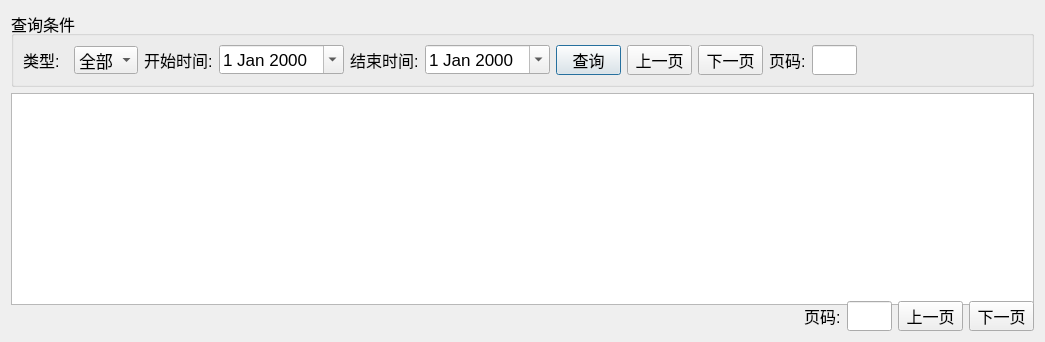
<?xml version="1.0" encoding="UTF-8"?>
<ui version="4.0">
 <class>dlgSystemRecord</class>
 <widget class="QDialog" name="dlgSystemRecord">
  <property name="geometry">
   <rect>
    <x>0</x>
    <y>0</y>
    <width>1045</width>
    <height>342</height>
   </rect>
  </property>
  <property name="sizePolicy">
   <sizepolicy hsizetype="Minimum" vsizetype="Minimum">
    <horstretch>0</horstretch>
    <verstretch>0</verstretch>
   </sizepolicy>
  </property>
  <property name="minimumSize">
   <size>
    <width>0</width>
    <height>212</height>
   </size>
  </property>
  <property name="font">
   <font>
    <pointsize>12</pointsize>
   </font>
  </property>
  <property name="windowTitle">
   <string>Dialog</string>
  </property>
  <layout class="QVBoxLayout" name="verticalLayout_2">
   <item>
    <widget class="QGroupBox" name="groupBox">
     <property name="font">
      <font>
       <pointsize>12</pointsize>
      </font>
     </property>
     <property name="title">
      <string>查询条件</string>
     </property>
     <layout class="QVBoxLayout" name="verticalLayout">
      <item>
       <layout class="QHBoxLayout" name="horizontalLayout">
        <item>
         <widget class="QLabel" name="label">
          <property name="minimumSize">
           <size>
            <width>45</width>
            <height>20</height>
           </size>
          </property>
          <property name="font">
           <font>
            <pointsize>12</pointsize>
           </font>
          </property>
          <property name="text">
           <string>类型:</string>
          </property>
         </widget>
        </item>
        <item>
         <widget class="QComboBox" name="m_WorklogType">
          <property name="minimumSize">
           <size>
            <width>60</width>
            <height>25</height>
           </size>
          </property>
          <property name="font">
           <font>
            <pointsize>13</pointsize>
           </font>
          </property>
          <item>
           <property name="text">
            <string>全部</string>
           </property>
          </item>
          <item>
           <property name="text">
            <string>应急</string>
           </property>
          </item>
          <item>
           <property name="text">
            <string>故障</string>
           </property>
          </item>
          <item>
           <property name="text">
            <string>其它</string>
           </property>
          </item>
         </widget>
        </item>
        <item>
         <widget class="QLabel" name="label_2">
          <property name="minimumSize">
           <size>
            <width>60</width>
            <height>20</height>
           </size>
          </property>
          <property name="font">
           <font>
            <pointsize>12</pointsize>
           </font>
          </property>
          <property name="text">
           <string>开始时间:</string>
          </property>
         </widget>
        </item>
        <item>
         <widget class="QDateEdit" name="m_begin_dateEdit">
          <property name="minimumSize">
           <size>
            <width>60</width>
            <height>25</height>
           </size>
          </property>
          <property name="font">
           <font>
            <pointsize>13</pointsize>
           </font>
          </property>
          <property name="calendarPopup">
           <bool>true</bool>
          </property>
         </widget>
        </item>
        <item>
         <widget class="QLabel" name="label_3">
          <property name="minimumSize">
           <size>
            <width>60</width>
            <height>20</height>
           </size>
          </property>
          <property name="font">
           <font>
            <pointsize>12</pointsize>
           </font>
          </property>
          <property name="text">
           <string>结束时间:</string>
          </property>
         </widget>
        </item>
        <item>
         <widget class="QDateEdit" name="m_end_dateEdit">
          <property name="minimumSize">
           <size>
            <width>60</width>
            <height>25</height>
           </size>
          </property>
          <property name="font">
           <font>
            <pointsize>13</pointsize>
           </font>
          </property>
          <property name="calendarPopup">
           <bool>true</bool>
          </property>
         </widget>
        </item>
        <item>
         <widget class="QPushButton" name="pushButton">
          <property name="minimumSize">
           <size>
            <width>50</width>
            <height>25</height>
           </size>
          </property>
          <property name="maximumSize">
           <size>
            <width>65</width>
            <height>30</height>
           </size>
          </property>
          <property name="font">
           <font>
            <pointsize>12</pointsize>
           </font>
          </property>
          <property name="text">
           <string>查询</string>
          </property>
         </widget>
        </item>
        <item>
         <widget class="QPushButton" name="pushButton_before_query">
          <property name="minimumSize">
           <size>
            <width>50</width>
            <height>25</height>
           </size>
          </property>
          <property name="maximumSize">
           <size>
            <width>65</width>
            <height>30</height>
           </size>
          </property>
          <property name="font">
           <font>
            <pointsize>12</pointsize>
           </font>
          </property>
          <property name="text">
           <string>上一页</string>
          </property>
         </widget>
        </item>
        <item>
         <widget class="QPushButton" name="pushButton_next_query">
          <property name="minimumSize">
           <size>
            <width>50</width>
            <height>25</height>
           </size>
          </property>
          <property name="maximumSize">
           <size>
            <width>65</width>
            <height>30</height>
           </size>
          </property>
          <property name="font">
           <font>
            <pointsize>12</pointsize>
           </font>
          </property>
          <property name="text">
           <string>下一页</string>
          </property>
         </widget>
        </item>
        <item>
         <widget class="QLabel" name="label_page_query">
          <property name="minimumSize">
           <size>
            <width>0</width>
            <height>30</height>
           </size>
          </property>
          <property name="maximumSize">
           <size>
            <width>40</width>
            <height>30</height>
           </size>
          </property>
          <property name="font">
           <font>
            <pointsize>12</pointsize>
           </font>
          </property>
          <property name="text">
           <string>页码:</string>
          </property>
         </widget>
        </item>
        <item>
         <widget class="QLineEdit" name="lineEdit_page_query">
          <property name="minimumSize">
           <size>
            <width>0</width>
            <height>30</height>
           </size>
          </property>
          <property name="maximumSize">
           <size>
            <width>45</width>
            <height>30</height>
           </size>
          </property>
          <property name="font">
           <font>
            <pointsize>12</pointsize>
           </font>
          </property>
          <property name="readOnly">
           <bool>true</bool>
          </property>
         </widget>
        </item>
        <item>
         <spacer name="horizontalSpacer">
          <property name="orientation">
           <enum>Qt::Horizontal</enum>
          </property>
          <property name="sizeHint" stdset="0">
           <size>
            <width>40</width>
            <height>20</height>
           </size>
          </property>
         </spacer>
        </item>
       </layout>
      </item>
     </layout>
    </widget>
   </item>
   <item>
    <widget class="QTableView" name="tableView">
     <property name="minimumSize">
      <size>
       <width>0</width>
       <height>212</height>
      </size>
     </property>
     <property name="font">
      <font>
       <pointsize>12</pointsize>
      </font>
     </property>
     <property name="styleSheet">
      <string notr="true"/>
     </property>
    </widget>
   </item>
   <item>
    <layout class="QHBoxLayout" name="horizontalLayout_page">
     <item>
      <spacer name="horizontalSpacer_page">
       <property name="orientation">
        <enum>Qt::Horizontal</enum>
       </property>
       <property name="sizeHint" stdset="0">
        <size>
         <width>40</width>
         <height>20</height>
        </size>
       </property>
      </spacer>
     </item>
     <item>
      <widget class="QLabel" name="label_page">
       <property name="minimumSize">
        <size>
         <width>0</width>
         <height>30</height>
        </size>
       </property>
       <property name="maximumSize">
        <size>
         <width>40</width>
         <height>30</height>
        </size>
       </property>
       <property name="font">
        <font>
         <pointsize>12</pointsize>
        </font>
       </property>
       <property name="text">
        <string>页码:</string>
       </property>
      </widget>
     </item>
     <item>
      <widget class="QLineEdit" name="lineEdit_page">
       <property name="minimumSize">
        <size>
         <width>0</width>
         <height>30</height>
        </size>
       </property>
       <property name="maximumSize">
        <size>
         <width>45</width>
         <height>30</height>
        </size>
       </property>
       <property name="font">
        <font>
         <pointsize>12</pointsize>
        </font>
       </property>
       <property name="readOnly">
        <bool>true</bool>
       </property>
      </widget>
     </item>
     <item>
      <widget class="QPushButton" name="pushButton_before">
       <property name="minimumSize">
        <size>
         <width>50</width>
         <height>30</height>
        </size>
       </property>
       <property name="maximumSize">
        <size>
         <width>65</width>
         <height>30</height>
        </size>
       </property>
       <property name="font">
        <font>
         <pointsize>12</pointsize>
        </font>
       </property>
       <property name="text">
        <string>上一页</string>
       </property>
      </widget>
     </item>
     <item>
      <widget class="QPushButton" name="pushButton_next">
       <property name="minimumSize">
        <size>
         <width>50</width>
         <height>30</height>
        </size>
       </property>
       <property name="maximumSize">
        <size>
         <width>65</width>
         <height>30</height>
        </size>
       </property>
       <property name="font">
        <font>
         <pointsize>12</pointsize>
        </font>
       </property>
       <property name="text">
        <string>下一页</string>
       </property>
      </widget>
     </item>
    </layout>
   </item>
  </layout>
 </widget>
 <resources/>
 <connections/>
</ui>
